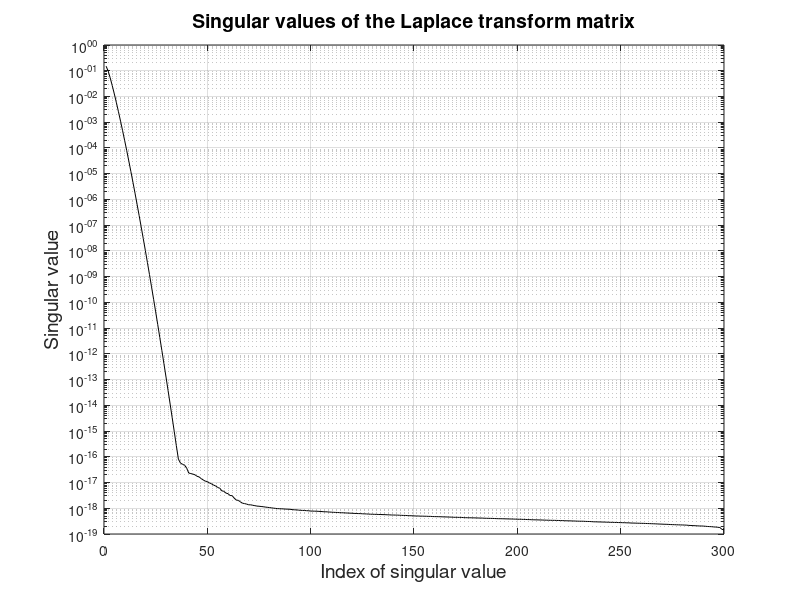

The MATLAB source for this figure:
% Creates plots about the condition of the Laplace transform matrix.
%
% Author: Lasse Lybeck

if ~(exist('data/lap_data.mat', 'file'))
    error('No data found! Run file laplace_data.m first!')
end
load data/lap_data.mat s t A f m

% font size for plot
fontsz = 14;

% the singular values of A
d = svd(A);

% plot the singular values
figure(1)
clf
semilogy(d, 'k-')
grid on
title('Singular values of the Laplace transform matrix', 'fontsize', fontsz)
xlabel('Index of singular value', 'fontsize', fontsz)
ylabel('Singular value', 'fontsize', fontsz)
